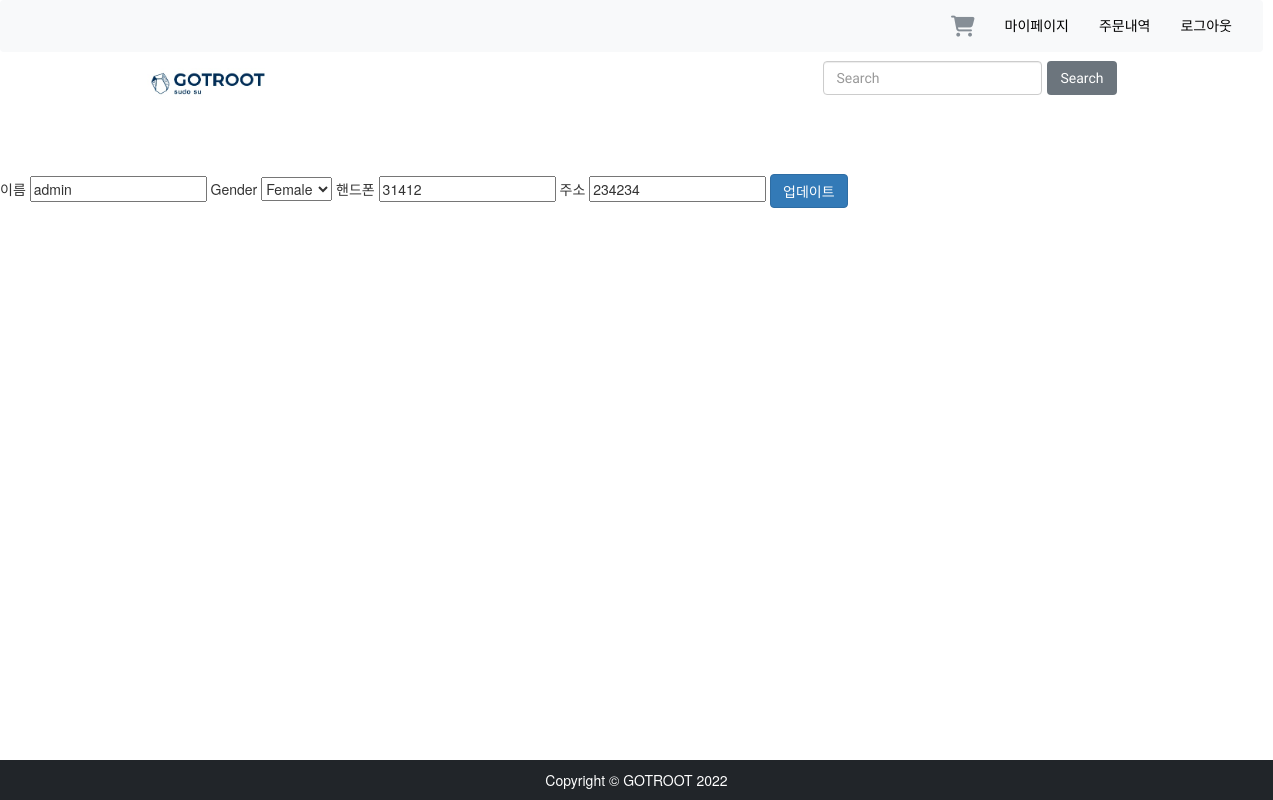
The page /user/4/update/ (signed in) on the database its author committed.
### user/models.py (models this page shows, shortened)
class User(AbstractUser):
    email = models.EmailField(unique=True, null=False, max_length=255, verbose_name="이메일")
    username = models.CharField(unique=True, null=False, max_length=20, verbose_name="이름")
    phone_number = models.CharField(blank=True, max_length=255, verbose_name="핸드폰")
    address = models.CharField(blank=True, max_length=255, verbose_name="주소")
    gender = models.CharField(blank=True, choices=GENDER_CHOICES, max_length=255)
    is_active = models.BooleanField(default=True)
    is_staff = models.BooleanField(default=False)
    is_superuser = models.BooleanField(default=False)
    objects = UserManager()
    USERNAME_FIELD = 'email' #email로 구분
    REQUIRED_FIELDS = ['username']

### user/views.py (the view)
# urls.py: path('<int:pk>/update/', views.update, name='update'),
@login_required
def update(request, pk):
    context=''
    if request.method == 'GET':
        form = CustomUserChangeForm(instance=request.user)
    elif request.method == 'POST':
        form = CustomUserChangeForm(request.POST, instance=request.user)
        if form.is_valid():
            form.save()
            return render(request, 'user/profile.html', {'form':form})
    return render(request, 'user/update.html', {'form': form, 'context': context})

### user/forms.py
class CustomUserChangeForm(UserChangeForm):
    password = None
    class Meta:
        model = User
        fields = ['username', 'gender', 'phone_number', 'address']

### gotroot_site/context_processors.py (called while the page is built)
def category_list(request):
    categories = Category.objects.all()
    return {
        "categories": categories
    }

### user/templates/user/update.html (shortened to what this page needs)
{% extends "user/base.html" %}
{% block content %}
    <div>
    <form action="{% url 'user:update' user.pk %}" method="post">
        {% for field in form %}
            {{ field.label }}
            {{ field }}
        {% endfor %}
        <input type="submit" class="btn btn-primary" value="업데이트">
    </form>
    </div>
{% endblock content %}

### static/css/cart/custom.css (style rules this page uses)
body { font-family: 'Century Gothic',sans-serif; }

### rows shown on the page
User: form "admin" "Female" "31412" "234234"

### other values the page prints
{{ field.label }} "이름" "Gender" "핸드폰" "주소"
